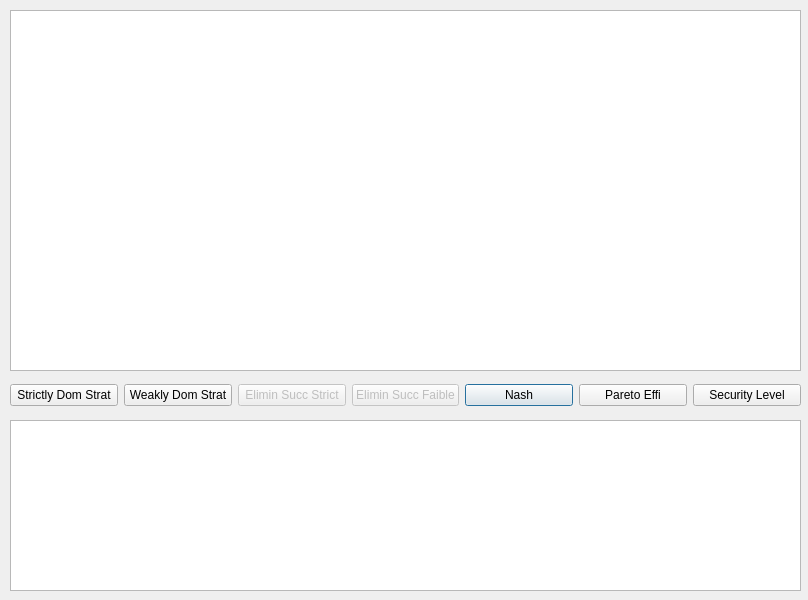
<?xml version="1.0" encoding="UTF-8"?>
<ui version="4.0">
 <class>Dialog</class>
 <widget class="QDialog" name="Dialog">
  <property name="geometry">
   <rect>
    <x>0</x>
    <y>0</y>
    <width>808</width>
    <height>600</height>
   </rect>
  </property>
  <property name="windowTitle">
   <string>CSV Analysis</string>
  </property>
  <widget class="QTableView" name="tableView">
   <property name="geometry">
    <rect>
     <x>10</x>
     <y>10</y>
     <width>791</width>
     <height>361</height>
    </rect>
   </property>
  </widget>
  <widget class="QTextBrowser" name="textBrowser">
   <property name="geometry">
    <rect>
     <x>10</x>
     <y>420</y>
     <width>791</width>
     <height>171</height>
    </rect>
   </property>
  </widget>
  <widget class="QWidget" name="gridLayoutWidget">
   <property name="geometry">
    <rect>
     <x>10</x>
     <y>380</y>
     <width>791</width>
     <height>31</height>
    </rect>
   </property>
   <layout class="QGridLayout" name="gridLayout">
    <item row="0" column="4">
     <widget class="QPushButton" name="NashButton">
      <property name="text">
       <string>Nash</string>
      </property>
     </widget>
    </item>
    <item row="0" column="0">
     <widget class="QPushButton" name="StrictDomButton">
      <property name="text">
       <string>Strictly Dom Strat</string>
      </property>
     </widget>
    </item>
    <item row="0" column="3">
     <widget class="QPushButton" name="ElimFaibleDomButton">
      <property name="enabled">
       <bool>false</bool>
      </property>
      <property name="text">
       <string>Elimin Succ Faible</string>
      </property>
     </widget>
    </item>
    <item row="0" column="2">
     <widget class="QPushButton" name="ElimStrictDomButton">
      <property name="enabled">
       <bool>false</bool>
      </property>
      <property name="text">
       <string>Elimin Succ Strict</string>
      </property>
     </widget>
    </item>
    <item row="0" column="5">
     <widget class="QPushButton" name="ParetoButton">
      <property name="text">
       <string>Pareto Effi</string>
      </property>
     </widget>
    </item>
    <item row="0" column="1">
     <widget class="QPushButton" name="FaibleDomButton">
      <property name="text">
       <string>Weakly Dom Strat</string>
      </property>
     </widget>
    </item>
    <item row="0" column="6">
     <widget class="QPushButton" name="SecurityButton">
      <property name="text">
       <string>Security Level</string>
      </property>
     </widget>
    </item>
   </layout>
  </widget>
 </widget>
 <resources/>
 <connections/>
</ui>
